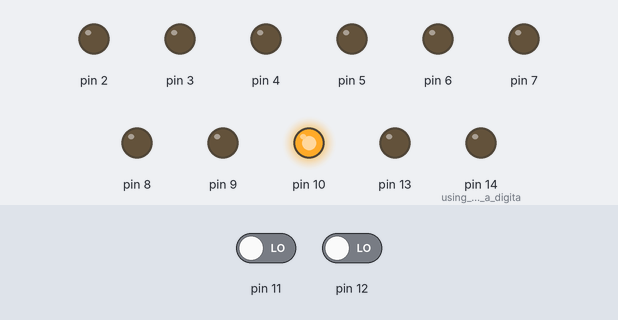
A sketch run on a simulated Arduino Uno, built with avr-gcc and run on an emulated ATmega328P. Shown: output pins drawn as LEDs (lit = HIGH). Wiring (inferred from the names in the program): 24Cxx EEPROM at I2C address 0x50. Dashed ring = blinking. The test bench sets the inputs (shaded band); at power-on: pin 11 LOW, pin 12 LOW. EEPROM starts erased.

Above: at 1.2 s.
1.3 s: pin 11 driven HIGH
At 1.82 s:
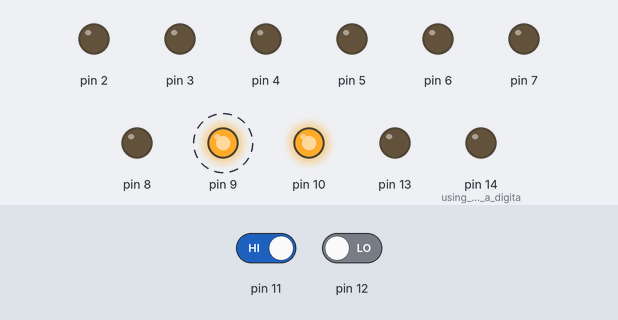
4.3 s: pin 11 driven LOW
At 5.3 s:
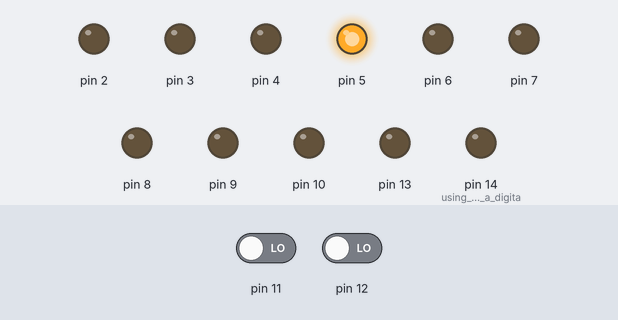
5.8 s: pin 11 driven HIGH
At 6.4 s:
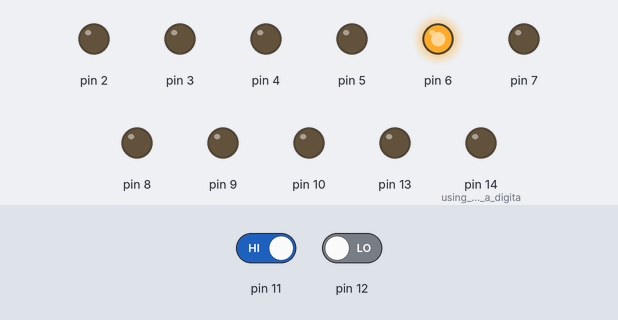
8.8 s: pin 12 driven HIGH
At 9.4 s:
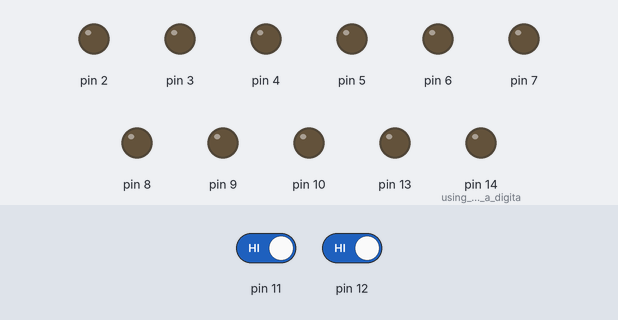
Timing chart, 0 to 12.8 s (numbered marks = the images above; inputs shaded):
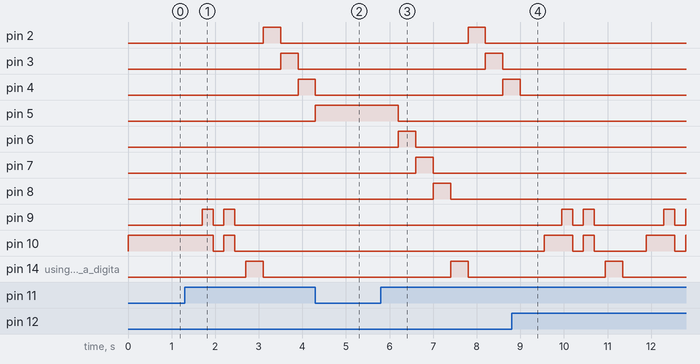

Measured:
- after the input at 1.3 s, pin 2: LOW → HIGH after 1.8 s, → LOW 0.40 s later; pin 3: LOW → HIGH after 2.2 s, → LOW 0.40 s later; pin 4: LOW → HIGH after 2.6 s; pin 9: alternates HIGH for 0.25 s and LOW for 0.25 s, 4 changes in all, then stays LOW, starting after 0.40 s; pin 10: HIGH → LOW after 0.65 s, → HIGH 0.25 s later, → LOW 0.25 s later
- after the input at 4.3 s, pin 5: goes on until 4.3 s, then stays HIGH; pin 6: stays LOW (without the input it goes to HIGH after 0.40 s); pin 7: stays LOW (without the input it goes to HIGH after 0.80 s); pin 8: stays LOW (without the input it goes to HIGH after 1.2 s)
- after the input at 5.8 s, pin 2: LOW → HIGH after 2.0 s, → LOW 0.40 s later; pin 3: LOW → HIGH after 2.4 s, → LOW 0.40 s later; pin 4: LOW → HIGH after 2.8 s; pin 5: HIGH → LOW after 0.40 s; pin 6: LOW → HIGH after 0.40 s, → LOW 0.40 s later
- after the input at 8.8 s, pin 2: stays LOW (without the input it goes to HIGH after 2.2 s); pin 3: stays LOW (without the input it goes to HIGH after 2.6 s); pin 4: goes on until 9.0 s, then stays LOW; pin 5: stops changing and stays LOW; pin 6: stays LOW (without the input it goes to HIGH after 0.60 s)

The sketch:

simpleRFIDsystem.ino
```cpp
/* Simple RFID access system
 John Boxall - tronixstuff.com/projects
 4th Feb 2011 - CC by-sa-nc
 18 March 2013 */

int newtag[14] = {
  0,0,0,0,0,0,0,0,0,0,0,0,0,0}; // used for read comparisons
int testtag[14]= {
  0,0,0,0,0,0,0,0,0,0,0,0,0,0}; // used for read comparisons
int ok=0;
char data1;
#include "Wire.h" // to use I2C bus
#define eeprom 0x50 // I2C bus address for the EEPROM chip
int ondelay=1000; // relay activation time when correct tag read

void setup()
{
  Serial.begin(9600); // enable serial port to receive data from RFID reader
  Wire.begin();                 // start the I2C bus
  Serial.flush();               // need to flush serial buffer, otherwise first tag read from reset/power on may not be correct
  pinMode(2, OUTPUT);
  pinMode(3, OUTPUT);
  pinMode(4, OUTPUT);
  pinMode(5, OUTPUT);
  pinMode(6, OUTPUT);
  pinMode(7, OUTPUT);
  pinMode(8, OUTPUT);
  pinMode(9, OUTPUT);
  pinMode(10, OUTPUT);
  pinMode(11, INPUT);
  pinMode(12, INPUT);
  pinMode(13, OUTPUT);
  pinMode(14, OUTPUT); // using analog0 as a digital output
}

boolean comparetag(int aa[14], int bb[14])
//  compares two arrrays, returns true if identical - good for comparing tags
{
  boolean ff=false;
  int fg=0;
  for (int cc=0; cc<14; cc++)
  {
    if (aa[cc]==bb[cc])
    {
      fg++;
    }
  }
  if (fg==14)
  {
    ff=true;
  }
  return ff;
}

byte readData(int device, unsigned int add) // reads a byte of data from memory location 'add' in chip at I2C address 'device'
{
  byte result;  // returned value
  Wire.beginTransmission(device); //  these three lines set the pointer position in the EEPROM
  Wire.write((int)(add >> 8));   // left-part of pointer address
  Wire.write((int)(add & 0xFF)); // and the right
  Wire.endTransmission();
  Wire.requestFrom(device,1); // now get the byte of data...
  result = Wire.read();
  return result; // and return it as a result of the function readData
}

void writeData(int device, unsigned int add, byte data)
// writes a byte of data 'data' to the eeprom at I2C address 'device', in memory location 'add'
{
  Wire.beginTransmission(device);
  Wire.write((int)(add >> 8));   // left-part of pointer address
  Wire.write((int)(add & 0xFF)); // and the right
  Wire.write(data);
  Wire.endTransmission();
  delay(10);
}

void readEEPROMtag(int tagpos)
// reads the stored tag number for tag # tagpos from the EEPROM
{
  int q1=0;
  q1=tagpos*14;
  for (int q=0; q<14; q++)
  {
    testtag[q]=readData(eeprom,q+q1);
  }
}

void writeEEPROMtag(int tagpos, int tt[14])
// writes tag data to tag slot# tagpos
{
  int q1=0;
  q1=tagpos*14;
  for (int q=0; q<14; q++)
  {
    writeData(eeprom,q+q1,tt[q]);
  }
}


void readTags()
{
  if (Serial.available() > 0) // if a read has been attempted
  {
    // we get the numbers of the tag being read and store in newtag[]
    delay(100);  // Needed to allow time for the data to come in from the serial buffer.
    for (int z=0; z<14; z++) // read the rest of the tag
    {
      data1=Serial.read();
      newtag[z]=data1;
    }
    // now to match tags up
    ok=0;
    for (int z=0; z<8; z++) // we check newtag[] against the tag data stored in the EEPROM
    {
      readEEPROMtag(z); // reads tag number LOOP from EEPROM and puts it into testtag
      if (comparetag(testtag,newtag)==true)
      {
        ok=1;
        digitalWrite(10, LOW);
        digitalWrite(9, HIGH);
        if (z==0)
        {
          digitalWrite(14, HIGH);
        }
        else if (z!=0)
        {
          digitalWrite(z+1, HIGH);
        }
        digitalWrite(13, HIGH);
        delay(ondelay);
        digitalWrite(10, HIGH);
        if (z==0)
        {
          digitalWrite(14, LOW);
        }
        else if (z!=0)
        {
          digitalWrite(z+1, LOW);
        }
        digitalWrite(13, LOW);
        digitalWrite(9, LOW);
      }
    }
    if (ok==0) // incorrect tag read
    {
      for (int aa=0; aa<5; aa++)
      {
        digitalWrite(9, HIGH);
        digitalWrite(10, HIGH);
        delay(250);
        digitalWrite(9, LOW);
        digitalWrite(10, LOW);
        delay(250);
      }
    }
    Serial.flush(); // stops multiple reads
  }
}


void learnTags()
{
  int escape = 0;
  int tagloc = 0;
  delay(400); // for debounce
  digitalWrite(9, HIGH);
  digitalWrite(10,HIGH);
  if (Serial.available() > 0) // if a read has been attempted
  {
    // read the incoming number on serial RX
    delay(100);  // Needed to allow time for the data to come in from the serial buffer.
    for (int z=0; z<14; z++) // read the rest of the tag
    {
      data1=Serial.read();
      newtag[z]=data1;
    }
  }
  Serial.flush();               // need to flush serial buffer
  for (int aa=0; aa<2; aa++)
  {
    digitalWrite(9, HIGH);
    digitalWrite(10, HIGH);
    delay(250);
    digitalWrite(9, LOW);
    digitalWrite(10, LOW);
    delay(250);
  }
  do
  {
    if (tagloc==0)
    {
      digitalWrite(14, HIGH);
    }
    else if (tagloc!=0)
    {
      digitalWrite(tagloc+1, HIGH);
    }
    digitalWrite(13, LOW);
    digitalWrite(9, LOW);
    if (digitalRead(11)==HIGH)
    {
      delay(400); // for debounce
      if (tagloc==0)
      {
        digitalWrite(14, LOW);
      }
      else if (tagloc!=0)
      {
        digitalWrite(tagloc+1, LOW);
      }
      digitalWrite(13, LOW);
      digitalWrite(9, LOW);
      tagloc++;
      if (tagloc>7)
      {
        tagloc=0;
      }

      if (tagloc==0)
      {
        digitalWrite(14, LOW);
      }
      else if (tagloc!=0)
      {
        digitalWrite(tagloc+1, LOW);
      }
      digitalWrite(13, LOW);
      digitalWrite(9, LOW);
    }
    if (digitalRead(12)==HIGH)
    {
      delay(400); // for debounce
      writeEEPROMtag(tagloc,newtag);
      escape=1;
      if (tagloc==0)
      {
        digitalWrite(14, LOW);
      }
      else if (tagloc!=0)
      {
        digitalWrite(tagloc+1, LOW);
      }
    }
  }
  while (escape!=1);
  Serial.flush();
}

void loop() // the simple bit...
{
  digitalWrite(10, HIGH);
  readTags();
  if (digitalRead(11)==HIGH)
  {
    learnTags();
  }
}
```
